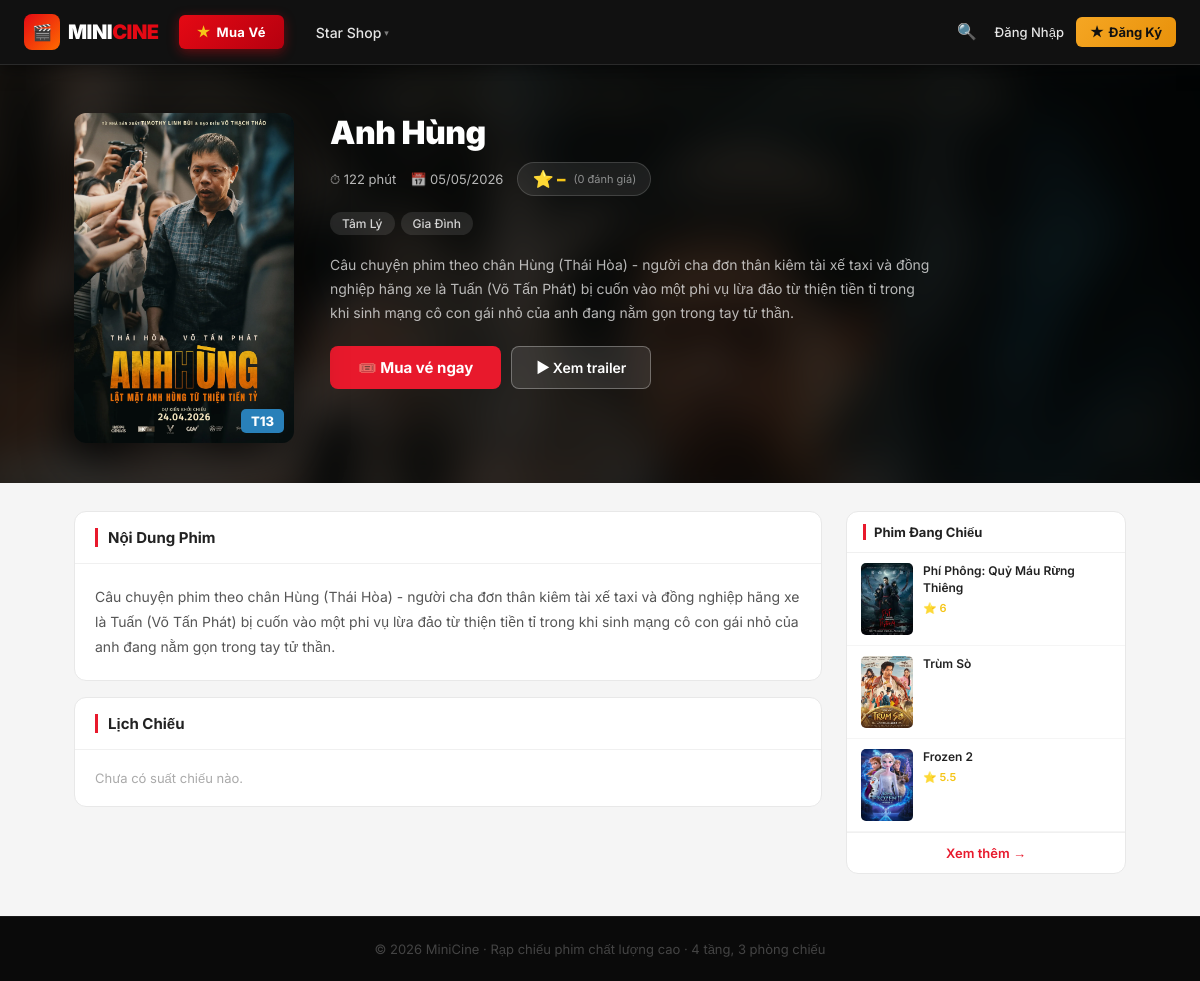
The page /movie.php?id=12 on the database its author committed.
### tables this page shows
CREATE TABLE `tblmovies` (
  `id` int(10) UNSIGNED NOT NULL,
  `title` varchar(255) NOT NULL,
  `description` text DEFAULT NULL,
  `genre` varchar(100) DEFAULT NULL,
  `duration_min` smallint(5) UNSIGNED NOT NULL DEFAULT 90,
  `poster_url` varchar(255) DEFAULT NULL,
  `trailer_url` varchar(255) DEFAULT NULL,
  `status` enum('showing','upcoming','ended') NOT NULL DEFAULT 'upcoming',
  `age_rating` enum('P','T13','T16','T18') NOT NULL DEFAULT 'P',
  `avg_rating` decimal(3,1) NOT NULL DEFAULT 0.0,
  `created_at` datetime NOT NULL DEFAULT current_timestamp()
);

### movie.php (the view, shortened to what this page needs)
<?php
require_once __DIR__ . '/includes/layout.php';
$id   = (int)($_GET['id'] ?? 0);
$db   = db();
$stmt = $db->prepare("SELECT * FROM tblMovies WHERE id=?");
$stmt->bind_param('i', $id); $stmt->execute();
$movie = $stmt->get_result()->fetch_assoc();
$rStmt = $db->prepare("SELECT AVG(rating) as avg, COUNT(*) as cnt FROM tblRatings WHERE movie_id=?");
$rStmt->bind_param('i', $id); $rStmt->execute();
$rData = $rStmt->get_result()->fetch_assoc();
$avgRating  = round((float)$rData['avg'], 1);
$ratingCnt  = (int)$rData['cnt'];
$sStmt = $db->prepare("
    SELECT s.*, r.name as room_name, r.floor
    FROM tblShows s JOIN tblRooms r ON r.id=s.room_id
    WHERE s.movie_id=? AND s.end_time > NOW()
    ORDER BY s.start_time ASC
");
$sStmt->bind_param('i', $id); $sStmt->execute();
$shows = $sStmt->get_result()->fetch_all(MYSQLI_ASSOC);
$others = $db->query("SELECT id,title,poster_url,avg_rating FROM tblMovies WHERE status='showing' AND id<>{$id} ORDER BY created_at DESC LIMIT 5")
             ->fetch_all(MYSQLI_ASSOC);
$ar       = $movie['age_rating'] ?? 'P';
$ageColors= ['P'=>'#27ae60','T13'=>'#2980b9','T16'=>'#e67e22','T18'=>'#e8192c'];
$arColor  = $ageColors[$ar] ?? '#27ae60';
$genres = array_filter(array_map('trim', explode(',', $movie['genre'] ?? '')));
?>
<div class="movie-detail-page">
<div class="movie-hero">
  <?php if ($movie['poster_url']): ?>
  <div class="movie-hero-bg" style="background-image:url('<?= APP_URL ?>/uploads/posters/<?= htmlspecialchars($movie['poster_url']) ?>')"></div>
  <?php endif; ?>
  <div class="movie-hero-inner">
    <div class="movie-hero-poster">
      <?php if ($movie['poster_url']): ?>
        <img src="<?= APP_URL ?>/uploads/posters/<?= htmlspecialchars($movie['poster_url']) ?>" alt="">
      <?php else: ?>🎬<?php endif; ?>
      <?php if ($ar !== 'P'): ?>
      <span class="hero-age-badge" style="background:<?= $arColor ?>"><?= $ar ?></span>
      <?php endif; ?>
    </div>
    <div class="movie-hero-info">
      <h1 class="movie-hero-title"><?= htmlspecialchars($movie['title']) ?></h1>
      <div class="movie-hero-meta">
        <span class="meta-item">⏱ <?= $movie['duration_min'] ?> phút</span>
        <?php if ($movie['created_at']): ?>
        <span class="meta-item">📅 <?= date('d/m/Y', strtotime($movie['created_at'])) ?></span>
        <?php endif; ?>
        <div class="rating-widget" onclick="openRatingModal()" title="Bấm để đánh giá">
          <span class="rating-num">⭐ <span id="avgRatingDisplay"><?= $avgRating ?: '–' ?></span></span>
          <span class="rating-count">(<span id="ratingCntDisplay"><?= $ratingCnt ?></span> đánh giá)</span>
        </div>
      </div>
      <?php if (!empty($genres)): ?>
      <div class="genre-tags">
        <?php foreach ($genres as $g): ?>
        <span class="genre-tag"><?= htmlspecialchars($g) ?></span>
        <?php endforeach; ?>
      </div>
      <?php endif; ?>
      <p style="color:rgba(255,255,255,.7);line-height:1.7;margin-bottom:22px;font-size:14px;max-width:600px">
        <?= nl2br(htmlspecialchars($movie['description'] ?? '')) ?>
      </p>
      <div class="hero-actions">
        <?php if ($movie['status'] === 'showing'): ?>
        <a href="<?= APP_URL ?>/booking.php" class="btn-hero-buy">🎟️ Mua vé ngay</a>
        <?php endif; ?>
        <?php if ($movie['trailer_url']): ?>
        <a href="<?= htmlspecialchars($movie['trailer_url']) ?>" target="_blank" class="btn-hero-trailer">▶ Xem trailer</a>
        <?php endif; ?>
      </div>
    </div>
  </div>
</div>
<div class="movie-body">
  <div>
    <?php if ($movie['description']): ?>
    <div class="content-card">
      <div class="content-card-header"><h3>Nội Dung Phim</h3></div>
      <div class="content-card-body" style="color:#555;font-size:14px;line-height:1.8">
        <?= nl2br(htmlspecialchars($movie['description'])) ?>
      </div>
    </div>
    <?php endif; ?>
    <div class="content-card">
      <div class="content-card-header"><h3>Lịch Chiếu</h3></div>
      <div class="content-card-body">
        <?php if (empty($shows)): ?>
          <p style="color:#aaa;font-size:13px">Chưa có suất chiếu nào.</p>
        <?php endif; ?>
      </div>
    </div>
  </div>
  <div>
    <div class="sidebar-card">
      <div class="sidebar-card-header"><h4>Phim Đang Chiếu</h4></div>
      <?php foreach ($others as $o):
        $or = round((float)($o['avg_rating']??0),1); ?>
      <a href="<?= APP_URL ?>/movie.php?id=<?= $o['id'] ?>" class="sidebar-movie-item">
        <div class="sidebar-poster">
          <?php if ($o['poster_url']): ?>
            <img src="<?= APP_URL ?>/uploads/posters/<?= htmlspecialchars($o['poster_url']) ?>" alt="">
          <?php else: ?>🎬<?php endif; ?>
        </div>
        <div>
          <div class="sidebar-movie-title"><?= htmlspecialchars($o['title']) ?></div>
          <?php if ($or > 0): ?>
          <div class="sidebar-movie-rating">⭐ <?= $or ?></div>
          <?php endif; ?>
        </div>
      </a>
      <?php endforeach; ?>
      <a href="<?= APP_URL ?>/index.php" style="display:block;text-align:center;padding:12px;color:#e8192c;font-size:13px;font-weight:600;text-decoration:none;border-top:1px solid #f0f0f0">Xem thêm →</a>
    </div>
  </div>
</div>
</div>

### assets/css/main.css (style rules this page uses)
*, *::before, *::after { box-sizing: border-box; margin: 0; padding: 0; }
html { font-size: 16px; scroll-behavior: smooth; }
body { font-family: "Inter", sans-serif; background: #0a0a0a; color: #e5e5e5; min-height: 100vh; display: flex; flex-direction: column; }
a { color: #e50914; text-decoration: none; }
img { max-width: 100%; height: auto; }

### movie.php (style rules this page uses)
.movie-detail-page { background:#f5f5f5;min-height:calc(100vh - 64px) }
.movie-hero { background:#111; position:relative; overflow:hidden; padding:48px 0 0; }
.movie-hero-bg { position:absolute;inset:0; background-size:cover;background-position:center top; filter:blur(20px) brightness(.25); transform:scale(1.1); }
.movie-hero-inner { max-width:1100px;margin:0 auto;padding:0 24px 40px; display:flex;gap:36px;align-items:flex-start;position:relative;z-index:1; }
.movie-hero-poster { width:220px;flex-shrink:0; border-radius:12px;overflow:hidden; box-shadow:0 16px 48px rgba(0,0,0,.6); aspect-ratio:2/3;background:#1a1a1a; display:flex;align-items:center;justify-content:center;font-size:60px; position:relative; }
.movie-hero-poster img { width:100%;height:100%;object-fit:cover }
.hero-age-badge { position:absolute;bottom:10px;right:10px; padding:4px 10px;border-radius:5px;font-size:13px;font-weight:800;color:#fff; }
.movie-hero-info { flex:1;min-width:0;color:#fff }
.movie-hero-title { font-size:32px;font-weight:900;margin:0 0 10px;letter-spacing:-.5px }
.movie-hero-meta { display:flex;align-items:center;gap:14px;flex-wrap:wrap;margin-bottom:16px }
.meta-item { display:flex;align-items:center;gap:5px;font-size:13px;color:rgba(255,255,255,.7) }
.rating-widget { display:inline-flex;align-items:center;gap:8px;cursor:pointer; background:rgba(255,255,255,.08);border:1px solid rgba(255,255,255,.15); padding:6px 14px;border-radius:20px;transition:background .15s; }
.rating-num { font-size:17px;font-weight:900;color:#f5c518 }
.rating-count { font-size:11px;color:rgba(255,255,255,.5) }
.genre-tags { display:flex;gap:6px;flex-wrap:wrap;margin-bottom:18px }
.genre-tag { background:rgba(255,255,255,.1);color:rgba(255,255,255,.8);padding:4px 12px;border-radius:14px;font-size:12px;font-weight:500 }
.hero-actions { display:flex;gap:10px;flex-wrap:wrap }
.btn-hero-buy { display:inline-flex;align-items:center;gap:7px; background:#e8192c;color:#fff;border:none; padding:12px 28px;border-radius:8px;font-size:15px;font-weight:700; cursor:pointer;text-decoration:none;transition:all .15s;font-family:inherit; }
.btn-hero-trailer { display:inline-flex;align-items:center;gap:7px; background:rgba(255,255,255,.1);color:#fff; border:1.5px solid rgba(255,255,255,.3); padding:11px 24px;border-radius:8px;font-size:14px;font-weight:600; text-decoration:none;transition:all .15s; }
.movie-body { max-width:1100px;margin:0 auto;padding:28px 24px;display:grid;grid-template-columns:1fr 280px;gap:24px;align-items:start }
.content-card { background:#fff;border-radius:12px;border:1px solid #e8e8e8;overflow:hidden;margin-bottom:16px }
.content-card-header { padding:16px 20px;border-bottom:1px solid #f0f0f0;display:flex;align-items:center;gap:8px }
.content-card-header h3 { font-size:15px;font-weight:700;color:#222;margin:0;border-left:3px solid #e8192c;padding-left:10px }
.content-card-body { padding:20px }
.sidebar-card { background:#fff;border-radius:12px;border:1px solid #e8e8e8;overflow:hidden;margin-bottom:14px }
.sidebar-card-header { padding:12px 16px;border-bottom:1px solid #f0f0f0 }
.sidebar-card-header h4 { font-size:13px;font-weight:700;color:#222;margin:0;border-left:3px solid #e8192c;padding-left:8px }
.sidebar-movie-item { display:flex;gap:10px;padding:10px 14px;border-bottom:1px solid #f5f5f5;text-decoration:none;transition:background .15s }
.sidebar-poster { width:52px;height:72px;border-radius:5px;overflow:hidden;background:#eee;flex-shrink:0;display:flex;align-items:center;justify-content:center;font-size:20px }
.sidebar-poster img { width:100%;height:100%;object-fit:cover }
.sidebar-movie-title { font-size:12px;font-weight:600;color:#222;line-height:1.4;margin-bottom:4px }
.sidebar-movie-rating { font-size:11px;color:#f5c518;font-weight:600 }

### rows shown on the page
tblmovies: poster_url (picture), age_rating "T13", title "Anh Hùng", duration_min "122", created_at "05/05/2026", genre "Tâm Lý", genre "Gia Đình", description "Câu chuyện phim theo chân Hùng (Thái Hòa) - người cha đơn thân kiêm tài xế taxi và đồng nghiệp hãng xe là Tuấn (Võ Tấn Phát) bị cuốn vào một phi vụ lừa đảo từ thiện tiền tỉ trong khi sinh mạng cô con gái nhỏ của anh đang nằm gọn trong tay tử thần."
tblmovies: poster_url (picture), title "Phí Phông: Quỷ Máu Rừng Thiêng", avg_rating "6"
tblmovies: poster_url (picture), title "Trùm Sò"
tblmovies: poster_url (picture), title "Frozen 2", avg_rating "5.5"

### other values the page prints
$avgRating ?: '–' "–"
$ratingCnt "0"
